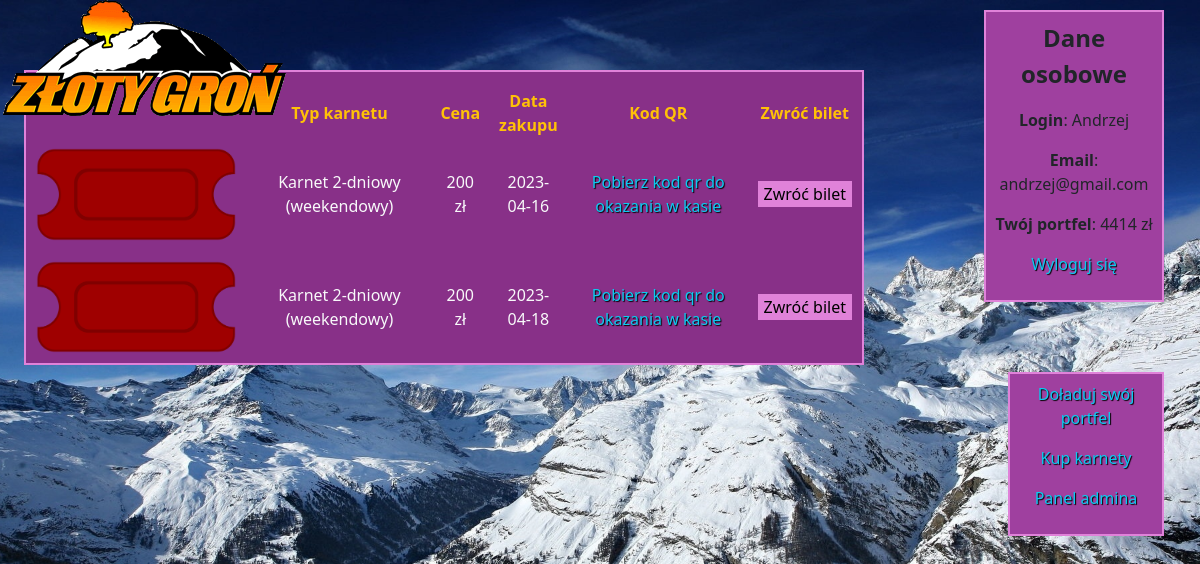
/wynik.php (signed in), run on the app's committed database.
### tables this page shows
CREATE TABLE `paragon` (
  `id` int(11) NOT NULL,
  `klient` int(11) DEFAULT NULL,
  `karnet` int(11) DEFAULT NULL,
  `data` date NOT NULL DEFAULT current_timestamp(),
  `kod` int(11) DEFAULT NULL
);

CREATE TABLE `karnety` (
  `id` int(11) NOT NULL,
  `cena` float DEFAULT NULL,
  `opis` text DEFAULT NULL
);

### wynik.php (the view, shortened to what this page needs)
<?php
    require_once "connect.php";
    $connect = new mysqli($host,$db_user,$db_password,$db_name);
    $zapytanie_karnety = "SELECT paragon.id AS p_id, paragon.*, karnety.* from paragon JOIN karnety ON paragon.karnet=karnety.id WHERE klient=$_SESSION[id]";
    $result = mysqli_query($connect,$zapytanie_karnety);
?>
<!DOCTYPE html>
<html lang="pl">
<head>
    <link href="https://cdn.jsdelivr.net/npm/bootstrap@5.3.0-alpha1/dist/css/bootstrap.min.css" rel="stylesheet">
    <link rel="stylesheet" href="style.css">
</head>
<body class="bg-danger-subtle">
    <div class="logo">
        <a href="main_page.php">
            <img src="zdjecia/logo.png" alt="logo">
        </a>
    </div>
    <?php
        if ($_SESSION['ban'] == 1)
        {
            ?>
                <div class="text-center fs-5 p-4 text-light centrowanie ban">
                    <p class="fs-4">
                        Jesteś zbanowany
                    </p>
                    <a href="logout.php" class="text-info" id="cien">Wyloguj się</a>
                </div>
            <?php
        }
        else
        {
    ?>
        <div class="text-center text-light twoje_karnety">
            <table class="table_twoje_karnety">
                <tr class="text-warning">
                    <th class="tr_twoje_karnety"></th>
                    <th class="tr_twoje_karnety">Typ karnetu</th>
                    <th class="tr_twoje_karnety">Cena</th>
                    <th class="tr_twoje_karnety">Data zakupu</th>
                    <th class="tr_twoje_karnety">Kod QR</th>
                    <th class="tr_twoje_karnety">Zwróć bilet</th>
                </tr>
                <?php
                    while ($row = mysqli_fetch_array ($result))
                    {
                        $path = 'zdjecia/qr/';
                        $file = $path.uniqid().'.png';
                        echo '<tr class="tr_twoje_karnety">
                        <td class="td_twoje_karnety zdj_twoje"><img src="zdjecia/bilet.png" alt="bilet" class="twoj_bilet"></td>
                        <td class="td_twoje_karnety">'.$row['opis'].'</td>
                        <td class="td_twoje_karnety">'.$row['cena'].' zł</td>
                        <td class="td_twoje_karnety">'.$row['data'].'</td>
                        <td class="td_twoje_karnety"><a href="'.$file.'" download class="text-info" id="cien">Pobierz kod qr do okazania w kasie</a></td>
                        <td class="td_twoje_karnety">
                        <form action="#" method="post"><input name="zwrot" value="'.$row['p_id'].'" type="hidden"><input name="cena_zwrotu" value="'.$row['cena'].'" type="hidden"><input type="submit" value="Zwróć bilet"></form>
                        </td>
                        </tr>';
                    }
                ?>
            </table>
        </div>
        <div class="p-2 text-center dane_osobowe">
            <p class="fs-4"><b>Dane osobowe</b></p>
            <?php
                echo '<p><b>Login</b>: '.$_SESSION['user'].'</p>
                <p><b>Email</b>: '.$_SESSION['email'].'</p>
                <p><b>Twój portfel</b>: '.$_SESSION['portfel'].' zł</p>
                <p><a href="logout.php" class="text-info" id="cien">Wyloguj się</a></p>
                ';
            ?>
        </div>
        <div class="p-2 text-center dodatkowe_info">
            <p><a href="doladowanie.php" class="text-info" id="cien">Doładuj swój portfel</a></p>
            <p><a href="karnety.php" class="text-info" id="cien">Kup karnety</a></p>
            <?php
                if($_SESSION['admin'] == true)
                {
                    echo '<p><a href="admin.php" class="text-info" id="cien">Panel admina</a></p>';
                }
            ?>
        </div>
    <?php
        }
    ?>
</body>
</html>

### style.css (style rules this page uses)
.logo { position: fixed; left: 0px; top: 0px; border: none; }
body { background-image: url(zdjecia/tło.jpg); background-position: center; background-repeat: no-repeat; background-attachment: fixed; background-size: cover; }
div { border: 2px rgb(224, 130, 217) solid; }
input[type="submit"] { border: none; background-color: rgb(224, 130, 217); transition: 0.22s all ease; }
a { text-decoration: none; text-transform: none; transition: all 0.12s ease; }
#cien { text-shadow: 1px 1px 1px black; }
.twoje_karnety { background-color: rgb(136, 48, 136); width: 70%; margin-left: 2%; margin-right: auto; margin-top: 5%; float: left; }
.table_twoje_karnety { width: 100%; }
.th_twoje_karnety,.td_twoje_karnety { padding: 10px; }
.zdj_twoje { width: 205px; }
.twoj_bilet { width: 200px; }
.dane_osobowe { background-color: rgb(159, 64, 159); width: 15%; margin-top: 10px; margin-right: 3%; margin-left: auto; }
.dodatkowe_info { background-color: rgb(159, 64, 159); width: 13%; margin-top: 70px; margin-right: 3%; margin-left: auto; }

### data on the page
paragon: karnet.opis "Karnet 2-dniowy (weekendowy)", karnet.cena "200", data "2023-04-16"
paragon: karnet.opis "Karnet 2-dniowy (weekendowy)", karnet.cena "200", data "2023-04-18"

### other printed values
$_SESSION['user'] "Andrzej"
$_SESSION['email'] "andrzej@gmail.com"
$_SESSION['portfel'] "4414"
